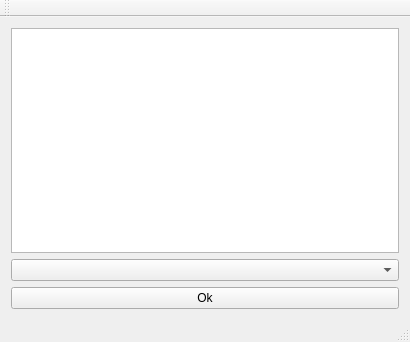
<?xml version="1.0" encoding="UTF-8"?>
<ui version="4.0">
 <class>MainWindow</class>
 <widget class="QMainWindow" name="MainWindow">
  <property name="geometry">
   <rect>
    <x>0</x>
    <y>0</y>
    <width>410</width>
    <height>342</height>
   </rect>
  </property>
  <property name="windowTitle">
   <string>MainWindow</string>
  </property>
  <widget class="QWidget" name="centralWidget">
   <layout class="QGridLayout" name="gridLayout">
    <item row="0" column="0">
     <layout class="QVBoxLayout" name="verticalLayout">
      <item>
       <widget class="QListWidget" name="listWidget"/>
      </item>
      <item>
       <widget class="QComboBox" name="comboBox"/>
      </item>
      <item>
       <widget class="QPushButton" name="pushButton">
        <property name="text">
         <string>Ok</string>
        </property>
       </widget>
      </item>
     </layout>
    </item>
   </layout>
  </widget>
  <widget class="QMenuBar" name="menuBar">
   <property name="geometry">
    <rect>
     <x>0</x>
     <y>0</y>
     <width>410</width>
     <height>25</height>
    </rect>
   </property>
  </widget>
  <widget class="QToolBar" name="mainToolBar">
   <attribute name="toolBarArea">
    <enum>TopToolBarArea</enum>
   </attribute>
   <attribute name="toolBarBreak">
    <bool>false</bool>
   </attribute>
  </widget>
  <widget class="QStatusBar" name="statusBar"/>
 </widget>
 <layoutdefault spacing="6" margin="11"/>
 <resources/>
 <connections/>
</ui>
